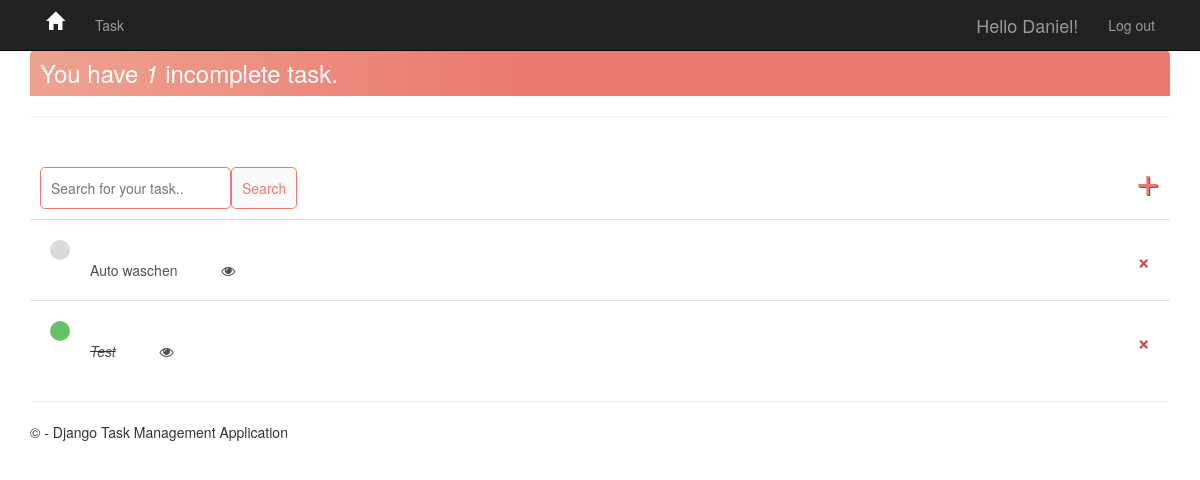
Page /task/ (signed in) on the earlier database version.
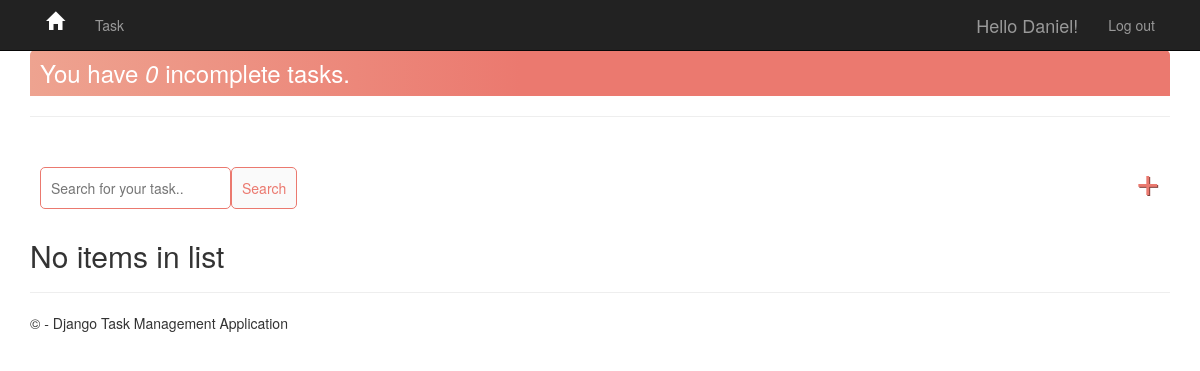
Same page on the later database version.
### app/models.py (models this page shows)
class Task(models.Model):
    user = models.ForeignKey(
        User, on_delete=models.CASCADE, null=True, blank=True)
    title = models.CharField(max_length=200)
    description = models.TextField(null=True, blank=True)
    complete = models.BooleanField(default=False)
    create = models.DateTimeField(auto_now_add=True)
    update = models.DateTimeField(auto_now=True)
    def __str__(self):
        return self.title
    class Meta:
        ordering = ['complete']

### app/views.py (the view)
# urls.py: path('task/', views.TaskList.as_view(), name='tasks'),
class TaskList(LoginRequiredMixin, ListView):
    model = Task
    context_object_name = 'tasks'
    def get_context_data(self, **kwargs):
        context = super().get_context_data(**kwargs)
        context['tasks'] = context['tasks'].filter(user=self.request.user)
        context['count'] = context['tasks'].filter(complete=False).count()
        search_input = self.request.GET.get('search-area') or ''
        if search_input:
            context['tasks'] = context['tasks'].filter(
                title__startswith=search_input)
        context['search_input'] = search_input
        return context

### app/templates/app/task_list.html (shortened to what this page needs)
{% extends 'app/layout.html' %}
{% block content %}
<div class="header-bar">
    <div>
        <h3 style="margin:0">You have <i>{{ count }}</i> incomplete task{{ count|pluralize:"s" }}.</h3>
    </div>
</div>
<hr>
<div id="search-add-wrapper">
    <form method="GET" style="margin-top: 20px; display: flex;">
        <input type="text" name='search-area' value="{{ search_input }}" placeholder="Search for your task.." />
        <input class="button" type="submit" value='Search' />
    </form>
    <a id="add-link" href="{% url 'task-create' %}">&#x2b;</a>
</div>
<div class="task-items-wrapper">
    {% for task in tasks %}
    <div class="task-wrapper">
        {% if task.complete %}
        <div class="task-title">
            <div class="task-complete-icon"></div>
            <i><s><a href="{% url 'task-update' task.id %}">{{ task }}</a></s></i>
            <a class="fa fa-eye" id="eye" href="{% url 'task' task.id %}"></a>
        </div>
        <a class="delete-link" href="{% url 'task-delete' task.id %}">&#215;</a>
        {% else %}
        <div class="task-title">
            <div class="task-incomplete-icon"></div>
            <a href="{% url 'task-update' task.id %}">{{ task }}</a>
            <a class="fa fa-eye" id="eye" href="{% url 'task' task.id %}"></a>
        </div>
        <a class="delete-link" href="{% url 'task-delete' task.id %}">&#215;</a>
        {% endif %}
    </div>
    {% empty %}
    <h2>No items in list</h2>
    {% endfor %}
</div>
{% endblock content %}

### app/templates/app/layout.html (shortened to what this page needs)
<!DOCTYPE html>
<html>
<head>
    {% load static %}
    <link rel="stylesheet" type="text/css" href="{% static 'app/content/bootstrap.min.css' %}" />
    <link rel="stylesheet" type="text/css" href="{% static 'app/content/site.css' %}" />
    <link rel="stylesheet" href="https://cdnjs.cloudflare.com/ajax/libs/font-awesome/4.7.0/css/font-awesome.min.css">
</head>
<body>
    <div class="navbar navbar-inverse navbar-fixed-top">
        <div class="container">
            <div class="navbar-header">
                <a href="/" class="glyphicon glyphicon-home btn-lg" aria-hidden="true" style="color:white"></a>
            </div>
            <div class="navbar-collapse collapse">
                <ul class="nav navbar-nav">
                    {% if user.is_authenticated %}
                    <li><a href="{% url 'tasks' %}">Task</a></li>
                    {% endif %}
                </ul>
                {% include 'app/loginpartial.html' %}
            </div>
        </div>
    </div>
    <div class="container body-content">
        {% block content %}
        {% endblock %}
        <hr />
        <footer>
            <p>&copy; {{ year }} - Django Task Management Application</p>
        </footer>
    </div>
</body>
</html>

### app/templates/app/loginpartial.html (shortened to what this page needs)
{% if user.is_authenticated %}
<form id="logoutForm" action="/logout/" method="post" class="navbar-right">
    <ul class="nav navbar-nav navbar-right">
        <li><span class="navbar-brand">Hello {{ user.username }}!</span></li>
        <li><a href="javascript:document.getElementById('logoutForm').submit()">Log out</a></li>
    </ul>
</form>
{% else %}
<ul class="nav navbar-nav navbar-right">
    <li><a href="{% url 'login' %}">Log in</a></li>
    <li><a href="{% url 'signup' %}">Sign up</a></li>
</ul>
{% endif %}

### app/static/app/content/site.css (style rules this page uses)
body { padding-top: 50px; padding-bottom: 20px; }
.body-content { padding-left: 15px; padding-right: 15px; }
input, select, textarea { max-width: 280px; }

### app/templates/app/layout.html (style rules this page uses)
.header-bar { display: flex; justify-content: space-between; color: #fff; padding: 10px; border-radius: 5px 5px 0 0; background: linear-gradient(90deg,#EEA390 0%, #EB796F 43%, #EB796F 100%); }
#search-add-wrapper { display: flex; justify-content: space-between; align-items: center; padding: 10px; }
#add-link { color: #EB796F; text-decoration: none; font-size: 42px; text-shadow: 1px 1px #81413B; }
input[type=text], input[type=password], textarea { border: 1px solid #EB796F; border-radius: 5px; padding: 10px; width: 90%; }
.button { border: 1px solid #EB796F; background-color: #FAFAFA; color: #EB796F; padding: 10px; font-size: 14px; border-radius: 5px; cursor: pointer; text-decoration: none; }

Differences in the rows shown:
removed Task: title "Auto waschen"
removed Task: title "Test"
Other differences:
{{ count }}: "1" → "0"
text now shown: "No items in list"
